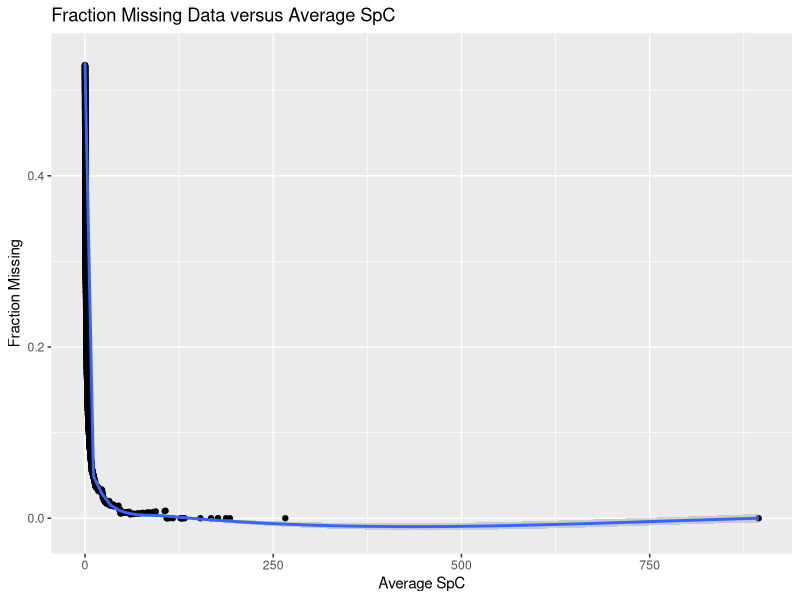
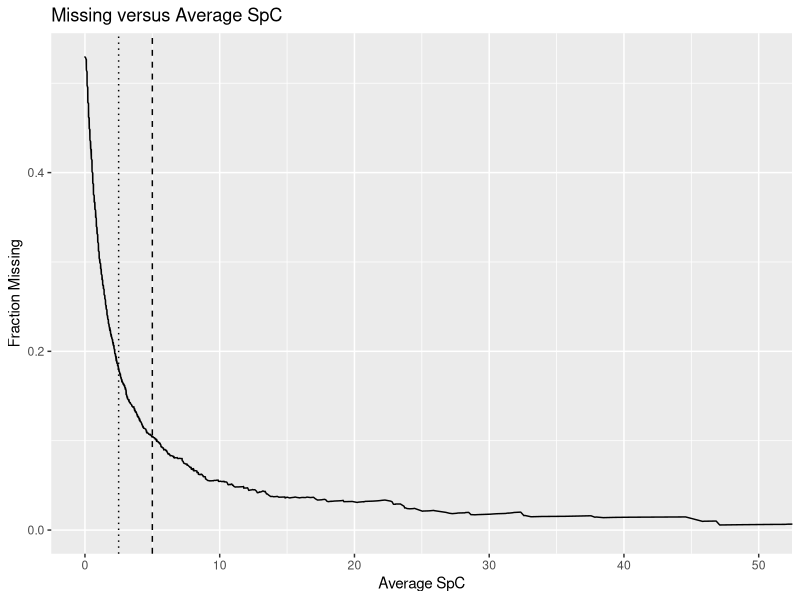

R code for these plots, in order:

# load the ggplot libraries
library(tidyverse)

# read in the data
temp <- read_tsv("average_fractionMissing.txt")

# make a basic plot
ggplot(temp, aes(x = AverageSpC, y = FracMissing)) +
  geom_point() +
  geom_smooth(method = "loess", span = 0.05) + 
  ggtitle("Fraction Missing Data versus Average SpC") + 
  labs(x = "Average SpC", y = "Fraction Missing")

# expanded x-axis plot
ggplot(temp, aes(x = AverageSpC, y = FracMissing)) +
  coord_cartesian(xlim = c(0, 50)) +
  geom_line() + 
#  geom_smooth(method = "loess", span = 0.05) +
  ggtitle("Missing versus Average SpC") + 
  labs( x = "Average SpC", y = "Fraction Missing") + 
  geom_vline(xintercept = 2.5, linetype = "dotted") +
  geom_vline(xintercept = 5.0, linetype = "dashed")

sessionInfo()


